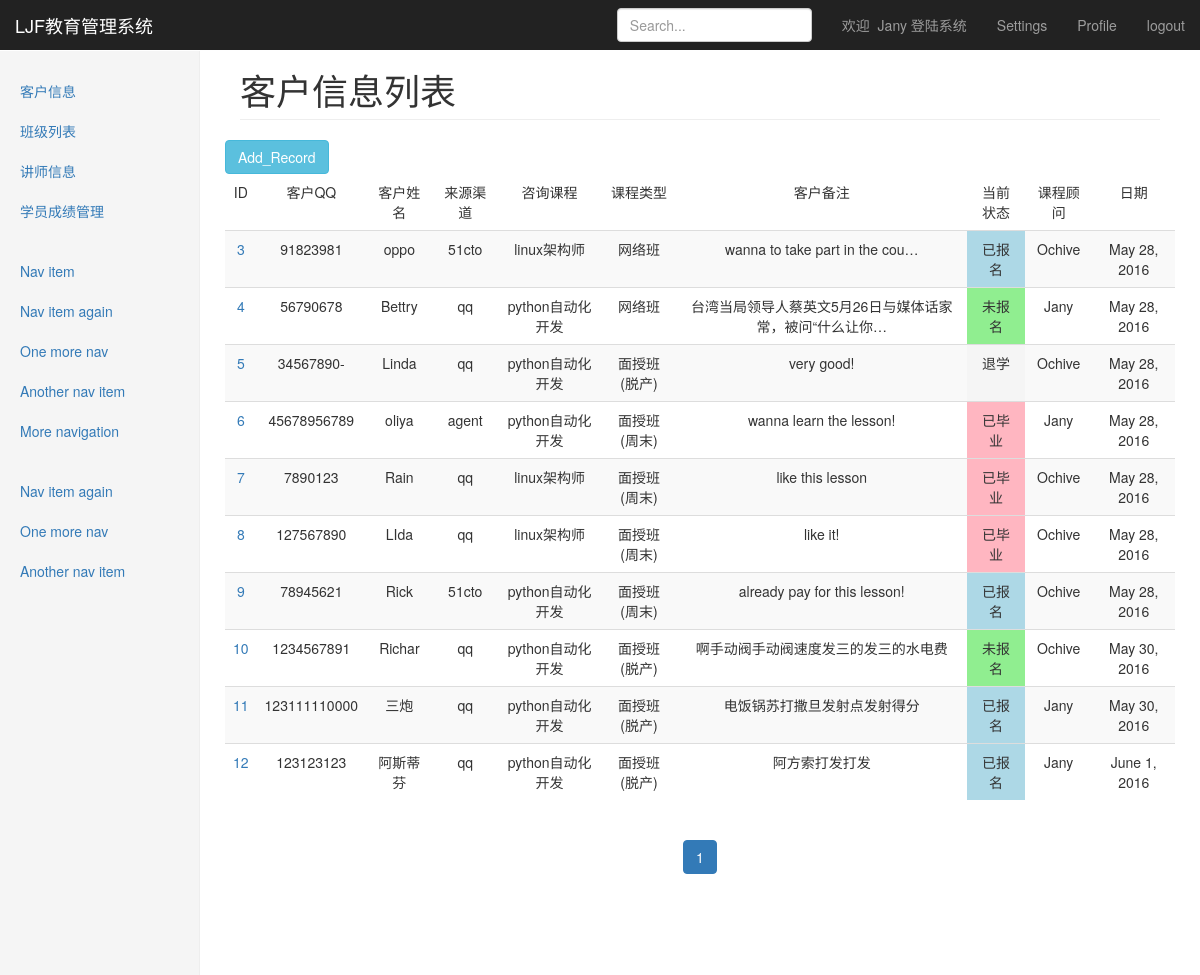
Page /crm/customer (signed in) on the committed database.
### crm_pratice/models.py (models this page shows, shortened)
class Customer(models.Model):
    qq = models.CharField(max_length=64,unique=True)
    name = models.CharField(max_length=32,blank=True,null=True,verbose_name=u'姓名')
    phone = models.BigIntegerField(blank=True,null=True,verbose_name=u'电话')
    course = models.ForeignKey('Course',verbose_name=u'课程')
    course_type = models.CharField(max_length=64,choices=course_type_choices,default='offline_weekend',
                                   verbose_name=u'上课方式')
    consult_memo = models.TextField(verbose_name=u'备注')
    source_type_choices = (('qq',u"qq群"),
                   ('referral',u"内部转介绍"),
                   ('51cto',u"51cto"),
                   ('agent',u"招生代理"),
                   ('others',u"其它"),
                   )
    source_type = models.CharField(max_length=64,choices=source_type_choices,verbose_name=u'咨询渠道')
    referral_from = models.ForeignKey('self',blank=True,null=True,related_name="referraled_who",
                                      verbose_name=u'内部介绍')
    status_choices = (('signed',u"已报名"),
                      ('unregistered',u"未报名"),
                      ('graduated',u"已毕业"),
                      ('drop-off',u"退学"),
                      )
    status = models.CharField(choices=status_choices,max_length=64,verbose_name=u'当前状态')
    consultant = models.ForeignKey('UserProfile',verbose_name=u"课程顾问")
    class_list = models.ManyToManyField("ClassList",blank=True,verbose_name=u'班级列表')
    date = models.DateField(auto_now_add=True,verbose_name=u'日期')

class Course(models.Model):
    name = models.CharField(max_length=64,unique=True)
    online_price = models.IntegerField()
    offline_price = models.IntegerField()
    introduction = models.TextField()
    def __str__(self):
        return self.name

class UserProfile(models.Model):
    user = models.OneToOneField(User) #alex
    name = models.CharField(max_length=64)
    school = models.ForeignKey('School')
    def __str__(self):
        return self.name

### crm_pratice/views.py (the view)
@login_required()
def customer(request):
    customer_list = paging(request,'Customer')
    return render(request,'dashboard/customer.html',{'customer_list':customer_list})

### crm_pratice/templatetags/customer_tag.py (called while the page is built)
@register.simple_tag
def guess_page(current_page,loop_num):
    offset = abs(current_page - loop_num)
    if offset < 3:
        if current_page == loop_num:
            page_ele = """ <li class='active'><a href="?page=%s">%s</a></li> """ %(loop_num,loop_num)
        else:
            page_ele = """ <li class=''><a href="?page=%s">%s</a></li> """ %(loop_num,loop_num)
        return format_html(page_ele)
    else:
        return ''

### crm_pratice/views.py (called while the page is built)
def paging(request,models_func):
    if hasattr(models,models_func):
        func = getattr(models,models_func)
        ct_list = func.objects.all()
    else:
        return False
    paginator = Paginator(ct_list,10)
    page = request.GET.get('page')
    try:
        customer_list = paginator.page(page)
    except PageNotAnInteger:
        customer_list = paginator.page(1)
    except EmptyPage:
        customer_list = paginator.page(paginator.num_pages)
    return customer_list

### templates/dashboard/customer.html (shortened to what this page needs)
{% extends 'Dashboard Template for Bootstrap.html' %}
{% load customer_tag %}
{% block header %}
    客户信息列表
{% endblock %}
{% block content_body %}
    <table class="table table-striped" xmlns="http://www.w3.org/1999/html" xmlns="http://www.w3.org/1999/html">
        <thead>
            <tr>
                <td>ID</td>
                <td>客户QQ</td>
                <td>客户姓名</td>
                <td>来源渠道</td>
                <td>咨询课程</td>
                <td>课程类型</td>
                <td>客户备注</td>
                <td>当前状态</td>
                <td>课程顾问</td>
                <td>日期</td>
            </tr>
        </thead>
        <tbody>
            {% for customer in customer_list %}
                <tr>
                    <td><a href="/crm/customer/{{ customer.id }}/">{{ customer.id }}</a></td>
                    <td>{{ customer.qq }}</td>
                    <td>{{ customer.name }}</td>
                    <td>{{ customer.source_type }}</td>
                    <td>{{ customer.course }}</td>
                    <td>{{ customer.get_course_type_display }}</td>
                    <td>{{ customer.consult_memo |truncatechars:30 }}</td>
                    <td class="{{ customer.status }}">{{ customer.get_status_display }}</td>
                    <td>{{ customer.consultant }}</td>
                    <td>{{ customer.date }}</td>
                </tr>
            {% endfor %}
        </tbody>
        <a class="btn btn-info pull-left" href="/crm/customer/new">Add_Record</a>
    </table>
    <nav>
        <ul class="pagination">
                  {% for page_num in customer_list.paginator.page_range %}
                      {% guess_page customer_list.number page_num %}
                  {% endfor %}
        </ul>
    </nav>
{% endblock %}

### templates/Dashboard Template for Bootstrap.html (shortened to what this page needs)
<!DOCTYPE html>
<html lang="zh-CN"><head><meta http-equiv="Content-Type" content="text/html; charset=UTF-8">
    <link href="/static/css/bootstrap.min.css" rel="stylesheet">
    <link href="/static/css/dashboard.css" rel="stylesheet">
    <link href="/static/css/self_use.css" rel="stylesheet">
  </head>
  <body>
    <nav class="navbar navbar-inverse navbar-fixed-top">
      <div class="container-fluid">
        <div class="navbar-header">
          <a class="navbar-brand" href="http://v3.bootcss.com/examples/dashboard/#">LJF教育管理系统</a>
        </div>
        <div id="navbar" class="navbar-collapse collapse">
          <ul class="nav navbar-nav navbar-right">
            <li><a href="#">欢迎 &nbsp;{{ request.user }}&nbsp;登陆系统</a></li>
            <li><a href="#">Settings</a></li>
            <li><a href="">Profile</a></li>
            <li><a href="/accounts/logout/">logout</a></li>
          </ul>
          <form class="navbar-form navbar-right">
            <input type="text" class="form-control" placeholder="Search...">
          </form>
        </div>
      </div>
    </nav>
    <div class="container-fluid">
      <div class="row">
        <div class="col-sm-3 col-md-2 sidebar">
          <ul class="nav nav-sidebar">
            <li onclick="become_active(this)"><a href="/crm/customer">客户信息<span class="sr-only">(current)</span></a></li>
            <li onclick="become_active(this)" ><a href="/crm/classes">班级列表</a></li>
            <li onclick="become_active(this)"><a href="/crm/teachers">讲师信息</a></li>
            <li onclick="become_active(this)"><a href="/crm/student_grade">学员成绩管理</a></li>
          </ul>
          <ul class="nav nav-sidebar">
            <li><a href="">Nav item</a></li>
            <li><a href="">Nav item again</a></li>
            <li><a href="">One more nav</a></li>
            <li><a href="">Another nav item</a></li>
            <li><a href="">More navigation</a></li>
          </ul>
          <ul class="nav nav-sidebar">
            <li><a href="">Nav item again</a></li>
            <li><a href="">One more nav</a></li>
            <li><a href="">Another nav item</a></li>
          </ul>
        </div>
        <div class="col-sm-9 col-sm-offset-3 col-md-10 col-md-offset-2 main">
          <h1 class="page-header">{% block header %}put your header to here{% endblock %}</h1>
          <div class="row placeholders">
              {% block content_body %} put content body to here{% endblock %}
          </div>
        </div>
      </div>
    </div>
<div id="ext_stophi" style="z-index: 2147483647;"><div class="extnotice"><h2> <a href="http://v3.bootcss.com/examples/dashboard/#" title="关闭提示" id="closenotice" class="closenotice"></a></h2></div></div></body></html>

### statics/css/dashboard.css (style rules this page uses)
body { padding-top: 50px; }
.navbar-fixed-top { border: 0; }
.sidebar { display: none; }
@media (min-width: 768px) { .sidebar { position: fixed; top: 51px; bottom: 0; left: 0; z-index: 1000; display: block; padding: 20px; overflow-x: hidden; overflow-y: auto; background-color: #f5f5f5; border-right: 1px solid #eee; } }
.nav-sidebar { margin-right: -21px; margin-bottom: 20px; margin-left: -20px; }
.nav-sidebar > li > a { padding-right: 20px; padding-left: 20px; }
.main { padding: 20px; }
@media (min-width: 768px) { .main { padding-right: 40px; padding-left: 40px; } }
.main .page-header { margin-top: 0; }
.placeholders { margin-bottom: 30px; text-align: center; }

### statics/css/self_use.css (style rules this page uses)
.signed { background-color: lightblue; }
.unregistered { background-color: lightgreen; }
.graduated { background-color: lightpink; }
.drop-off { background-color: whitesmoke; }

### rows in the picture
Customer: id "3", qq "91823981", name "oppo", source_type "51cto", course "linux架构师", course_type "网络班", consult_memo "wanna to take part in the cou…", status "已报名", consultant "Ochive", date "May 28, 2016"
Customer: id "4", qq "56790678", name "Bettry", source_type "qq", course "python自动化开发", course_type "网络班", consult_memo "台湾当局领导人蔡英文5月26日与媒体话家常，被问“什么让你…", status "未报名", consultant "Jany", date "May 28, 2016"
Customer: id "5", qq "34567890-", name "Linda", source_type "qq", course "python自动化开发", course_type "面授班(脱产)", consult_memo "very good!", status "退学", consultant "Ochive", date "May 28, 2016"
Customer: id "6", qq "45678956789", name "oliya", source_type "agent", course "python自动化开发", course_type "面授班(周末)", consult_memo "wanna learn the lesson!", status "已毕业", consultant "Jany", date "May 28, 2016"
Customer: id "7", qq "7890123", name "Rain", source_type "qq", course "linux架构师", course_type "面授班(周末)", consult_memo "like this lesson", status "已毕业", consultant "Ochive", date "May 28, 2016"
Customer: id "8", qq "127567890", name "LIda", source_type "qq", course "linux架构师", course_type "面授班(周末)", consult_memo "like it!", status "已毕业", consultant "Ochive", date "May 28, 2016"
Customer: id "9", qq "78945621", name "Rick", source_type "51cto", course "python自动化开发", course_type "面授班(周末)", consult_memo "already pay for this lesson!", status "已报名", consultant "Ochive", date "May 28, 2016"
Customer: id "10", qq "1234567891", name "Richar", source_type "qq", course "python自动化开发", course_type "面授班(脱产)", consult_memo "啊手动阀手动阀速度发三的发三的水电费", status "未报名", consultant "Ochive", date "May 30, 2016"
Customer: id "11", qq "123111110000", name "三炮", source_type "qq", course "python自动化开发", course_type "面授班(脱产)", consult_memo "电饭锅苏打撒旦发射点发射得分", status "已报名", consultant "Jany", date "May 30, 2016"
Customer: id "12", qq "123123123", name "阿斯蒂芬", source_type "qq", course "python自动化开发", course_type "面授班(脱产)", consult_memo "阿方索打发打发", status "已报名", consultant "Jany", date "June 1, 2016"

### other values in the picture
{{ request.user }} "Jany"
